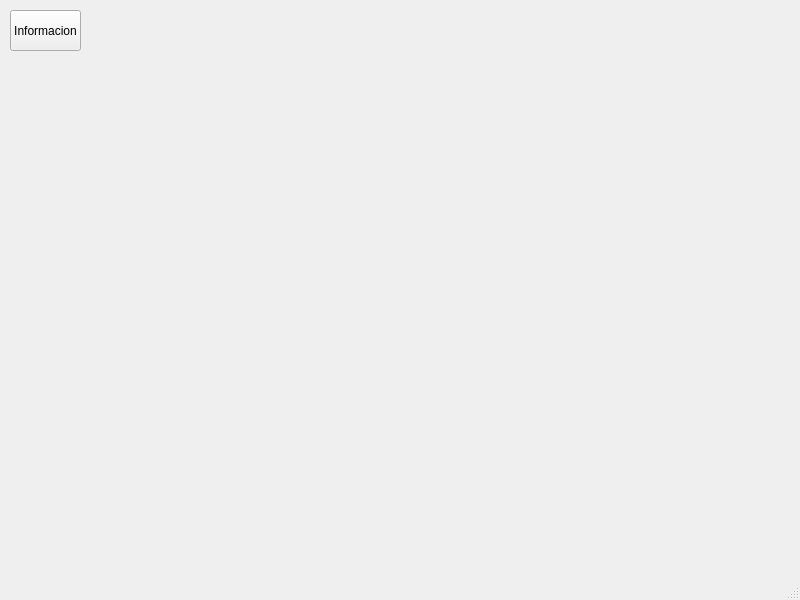
<?xml version="1.0" encoding="UTF-8"?>
<ui version="4.0">
 <class>MainWindow</class>
 <widget class="QMainWindow" name="MainWindow">
  <property name="geometry">
   <rect>
    <x>0</x>
    <y>0</y>
    <width>800</width>
    <height>600</height>
   </rect>
  </property>
  <property name="windowTitle">
   <string>MainWindow</string>
  </property>
  <widget class="QWidget" name="centralwidget">
   <widget class="QPushButton" name="pushButton">
    <property name="geometry">
     <rect>
      <x>10</x>
      <y>10</y>
      <width>71</width>
      <height>41</height>
     </rect>
    </property>
    <property name="text">
     <string>Informacion</string>
    </property>
   </widget>
  </widget>
  <widget class="QMenuBar" name="menubar">
   <property name="geometry">
    <rect>
     <x>0</x>
     <y>0</y>
     <width>800</width>
     <height>21</height>
    </rect>
   </property>
  </widget>
  <widget class="QStatusBar" name="statusbar"/>
 </widget>
 <resources/>
 <connections/>
</ui>
